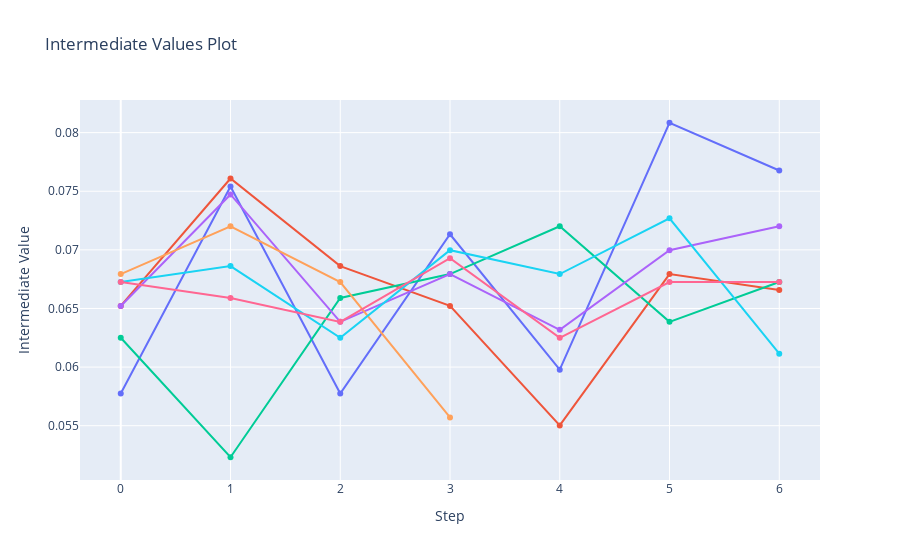

The code cell stored with this chart in its notebook:
### Markdown cell above
### Tuning Visualization

### Code cell
import plotly
optuna.visualization.plot_intermediate_values(study)

### Figure 1 — Plotly figure (JSON) as saved in the notebook; plotly's stock layout.template omitted (floating-point values rounded to 4 significant figures)
{"data": [{"marker": {"maxdisplayed": 10}, "mode": "lines+markers", "name": "Trial0", "type": "scatter", "x": [0, 1, 2, 3, 4, 5, 6], "y": [0.05774, 0.07541, 0.05774, 0.07133, 0.05978, 0.08084, 0.07677]}, {"marker": {"maxdisplayed": 10}, "mode": "lines+markers", "name": "Trial1", "type": "scatter", "x": [0, 1, 2, 3, 4, 5, 6], "y": [0.06522, 0.07609, 0.06861, 0.06522, 0.05503, 0.06793, 0.06658]}, {"marker": {"maxdisplayed": 10}, "mode": "lines+markers", "name": "Trial2", "type": "scatter", "x": [0, 1, 2, 3, 4, 5, 6], "y": [0.0625, 0.05231, 0.0659, 0.06793, 0.07201, 0.06386, 0.06726]}, {"marker": {"maxdisplayed": 10}, "mode": "lines+markers", "name": "Trial3", "type": "scatter", "x": [0, 1, 2, 3, 4, 5, 6], "y": [0.06522, 0.07473, 0.06386, 0.06793, 0.06318, 0.06997, 0.07201]}, {"marker": {"maxdisplayed": 10}, "mode": "lines+markers", "name": "Trial4", "type": "scatter", "x": [0, 1, 2, 3], "y": [0.06793, 0.07201, 0.06726, 0.05571]}, {"marker": {"maxdisplayed": 10}, "mode": "lines+markers", "name": "Trial5", "type": "scatter", "x": [0, 1, 2, 3, 4, 5, 6], "y": [0.06726, 0.06861, 0.0625, 0.06997, 0.06793, 0.07269, 0.06114]}, {"marker": {"maxdisplayed": 10}, "mode": "lines+markers", "name": "Trial6", "type": "scatter", "x": [0, 1, 2, 3, 4, 5, 6], "y": [0.06726, 0.0659, 0.06386, 0.06929, 0.0625, 0.06726, 0.06726]}], "layout": {"showlegend": false, "title": {"text": "Intermediate Values Plot"}, "xaxis": {"title": {"text": "Step"}}, "yaxis": {"title": {"text": "Intermediate Value"}}}}
